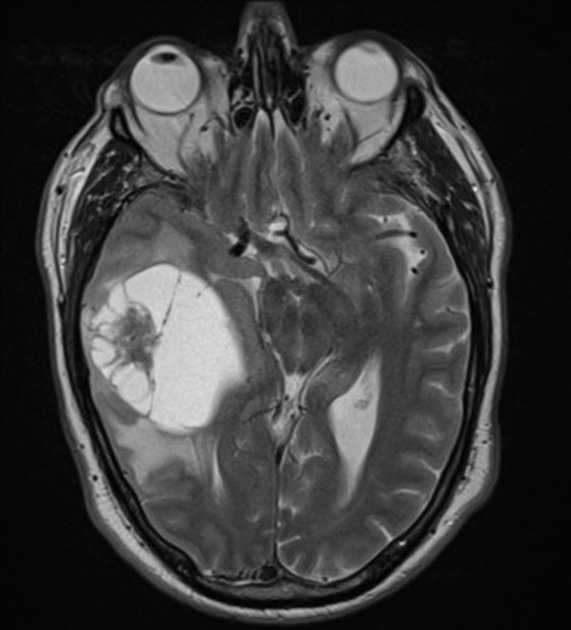
#> input picture LAB2 - IMAGE ACQUISITION/brain_scan.jpeg, 571 x 630 px
$ jupyter execute --allow-errors Untitled.ipynb
#> lines starting #> are read from the running program, lines starting #| are printed output that depends on the picture; after the words box and inside, x2 and y2 are one past the last pixel; in counts of white or black regions, pixels touching at a corner belong together
[cell 1]
import cv2
image=cv2.imread('brain_scan.jpeg')
#> image is the input picture: shape (630, 571, 3); min 0, max 230, mean 59.6

[cell 2]
# Add mission information as text to the image
mission_info = "Mission information here"
cv2.putText(image, mission_info, (10, 30), cv2.FONT_HERSHEY_SIMPLEX, 1, (255, 255, 255), 2, cv2.LINE_AA)
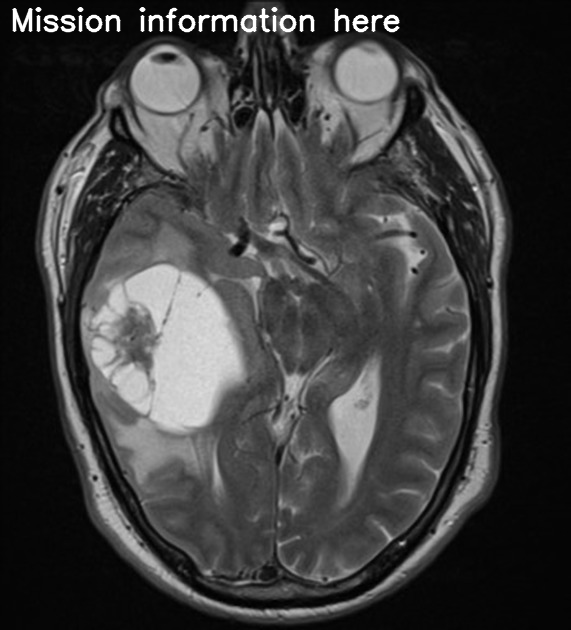
#> image: shape (630, 571, 3); 1.21% of pixels changed, all inside (x1, y1, x2, y2) = (12, 7, 400, 33)

[cell 3]
import numpy as np

# Create Gaussian noise
noise = np.random.normal(0, 25, image.shape).astype(np.uint8)

# Add noise to the image
noisy_image = cv2.add(image, noise)
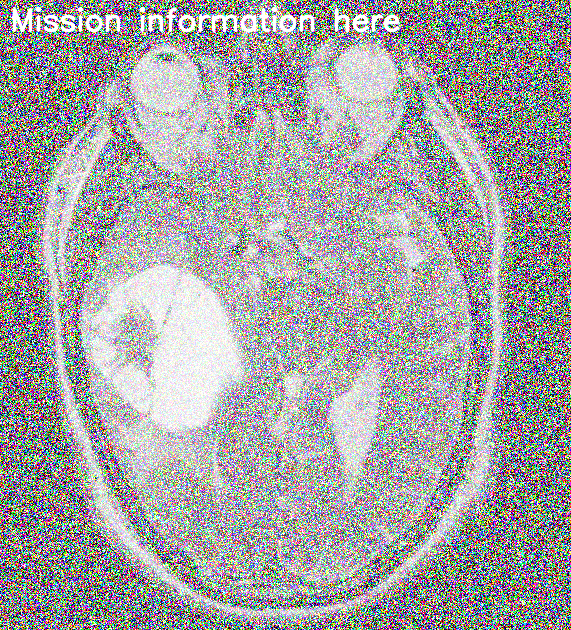
#> noisy_image: shape (630, 571, 3); mean B, G, R 162.4, 162.4, 162.4

$ run again, with LAB4- IMAGE SAMPLING/pred1.jpg copied over LAB2 - IMAGE ACQUISITION/brain_scan.jpeg
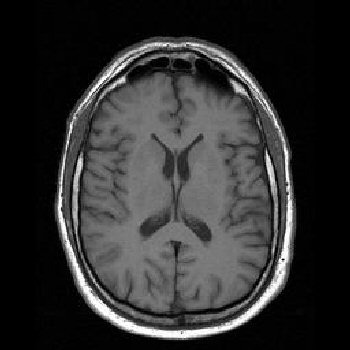
#> input picture LAB4- IMAGE SAMPLING/pred1.jpg, 350 x 350 px
#> image is the input picture: shape (350, 350, 3); min 0, max 255, mean 48.3
#> `cv2.putText(image, mission_info, (10, 30), cv2.FONT_HERSHEY_SIMPLEX, 1..`:
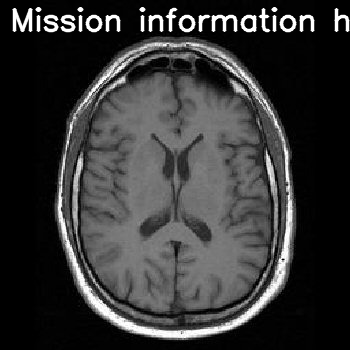
#> image: shape (350, 350, 3); 3.06% of pixels changed, all inside (x1, y1, x2, y2) = (12, 7, 350, 33)
#> `noisy_image = cv2.add(image, noise)`:
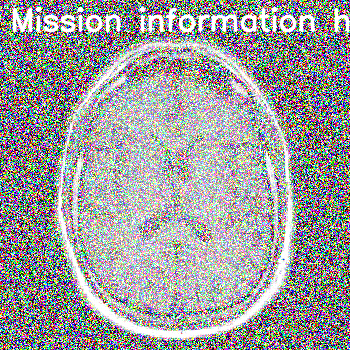
#> noisy_image: shape (350, 350, 3); mean B, G, R 156.3, 156, 156.3
